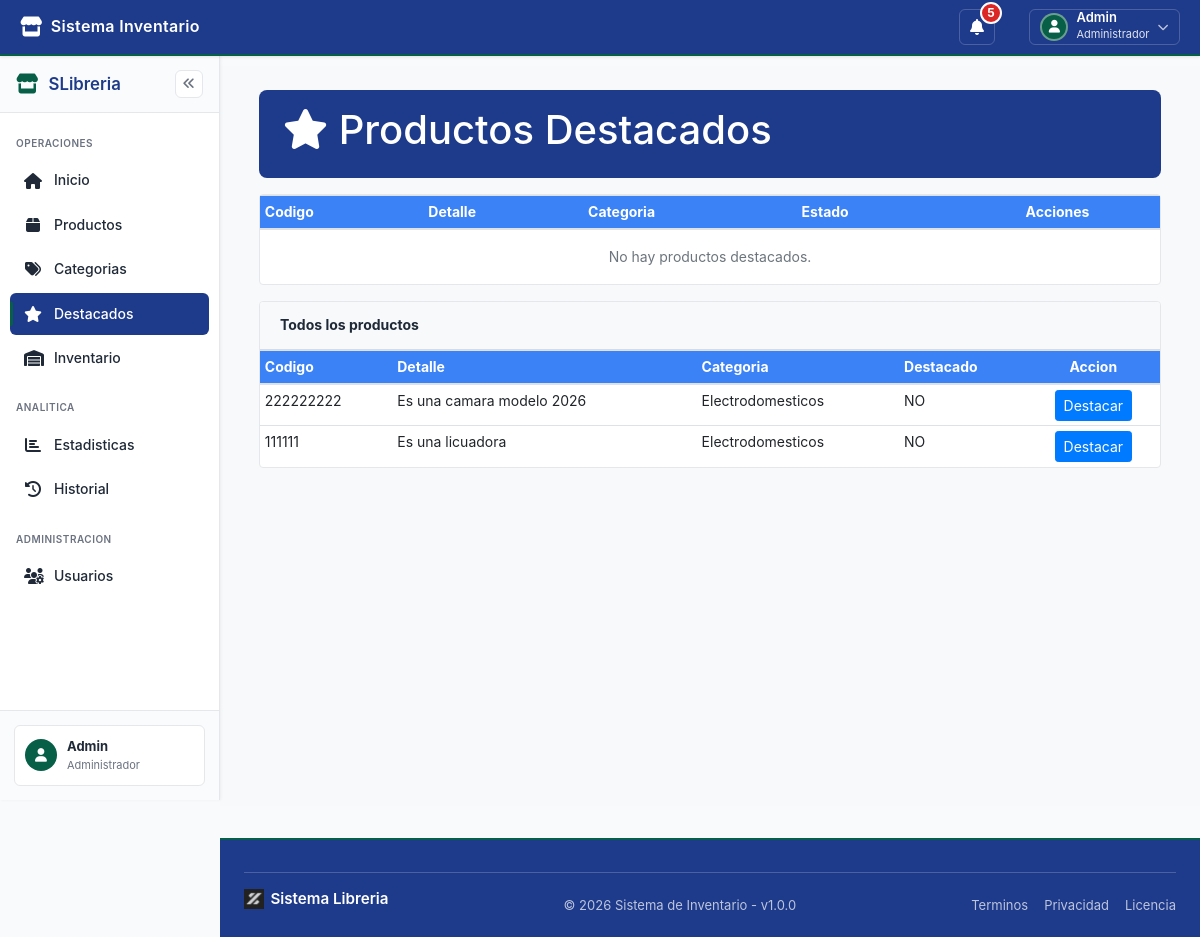
/destacados/ (signed in), run on the app's committed database.
### apps/productos/models.py (models this page shows, shortened)
class Producto(models.Model):
	codigo = models.CharField(max_length=30, unique=True)
	nombre = models.CharField(max_length=140, default='')
	detalle = models.CharField(max_length=220)
	imagen = models.ImageField(upload_to='productos/', blank=True, null=True)
	imagen_url = models.URLField(blank=True)
	categoria = models.ForeignKey('categorias.Categoria', on_delete=models.PROTECT, related_name='productos')
	stock_unidad = models.PositiveIntegerField(default=0)
	unidades_por_caja = models.PositiveIntegerField(default=1)
	precio_usd = models.DecimalField(max_digits=10, decimal_places=2, default=0)
	precio_caja_bs = models.DecimalField(max_digits=10, decimal_places=2, default=0)
	activo = models.BooleanField(default=True)
	publicado = models.BooleanField(default=False)
	destacado = models.BooleanField(default=False)
	fecha_creacion = models.DateTimeField(auto_now_add=True)
	fecha_actualizacion = models.DateTimeField(auto_now=True)
	class Meta:
		ordering = ['-fecha_creacion']

### apps/categorias/models.py (models this page shows, shortened)
class Categoria(models.Model):
	nombre = models.CharField(max_length=100, unique=True)
	descripcion = models.TextField(blank=True)
	activa = models.BooleanField(default=True)
	fecha_creacion = models.DateTimeField(auto_now_add=True)
	class Meta:
		ordering = ['nombre']

### apps/destacados/views.py (the view)
# urls.py: path('', listar_destacados, name='listar_destacados'),
@login_required
def listar_destacados(request):
	productos_destacados = Producto.objects.select_related('categoria').filter(destacado=True)
	productos = Producto.objects.select_related('categoria').all()
	return render(
		request,
		'destacados/destacados.html',
		{
			'productos_destacados': productos_destacados,
			'productos': productos,
			'can_manage': can_manage_inventory(request.user),
		},
	)

### apps/core/permissions.py (called while the page is built)
def can_manage_inventory(user):
    if not getattr(user, 'is_authenticated', False):
        return False
    if user.is_staff:
        return True
    return user.groups.filter(name='operador').exists()

### templates/destacados/destacados.html (shortened to what this page needs)
{% extends 'base/base.html' %}
{% load static %}
{% block estilos_extra %}
<link rel="stylesheet" href="{% static 'css/destacados/destacados.css' %}">
<link rel="stylesheet" href="{% static 'css/destacados/modals/crear.css' %}">
<link rel="stylesheet" href="{% static 'css/destacados/modals/ver.css' %}">
<link rel="stylesheet" href="{% static 'css/destacados/modals/editar.css' %}">
<link rel="stylesheet" href="{% static 'css/destacados/modals/eliminar.css' %}">
{% endblock %}
{% block contenido %}
<div class="container-fluid gestion-wrap">
    <div class="page-header">
        <h1><i class="fas fa-star"></i> Productos Destacados</h1>
    </div>
    <div class="card">
        <div class="table-responsive">
            <table class="table table-sm mb-0">
                <thead>
                    <tr><th>Codigo</th><th>Detalle</th><th>Categoria</th><th>Estado</th><th class="text-center">Acciones</th></tr>
                </thead>
                <tbody>
                    {% for item in productos_destacados %}
                    <tr>
                        <td>{{ item.codigo }}</td>
                        <td>{{ item.detalle }}</td>
                        <td>{{ item.categoria.nombre }}</td>
                        <td>{% if item.activo %}ACTIVO{% else %}INACTIVO{% endif %}</td>
                        <td class="text-center">
                            {% if can_manage %}
                            <form method="post" action="{% url 'productos:toggle_destacado' item.id %}" class="d-inline">
                                {% csrf_token %}
                                <button class="btn btn-warning btn-sm" type="submit"><i class="fas fa-star-half-alt"></i> Quitar</button>
                            </form>
                            {% else %}
                            <span class="text-muted">Solo lectura</span>
                            {% endif %}
                        </td>
                    </tr>
                    {% empty %}
                    <tr><td colspan="5" class="text-center py-3 text-muted">No hay productos destacados.</td></tr>
                    {% endfor %}
                </tbody>
            </table>
        </div>
    </div>
    <div class="card mt-3">
        <div class="card-header bg-light"><strong>Todos los productos</strong></div>
        <div class="table-responsive">
            <table class="table table-sm mb-0">
                <thead>
                    <tr><th>Codigo</th><th>Detalle</th><th>Categoria</th><th>Destacado</th><th class="text-center">Accion</th></tr>
                </thead>
                <tbody>
                    {% for p in productos %}
                    <tr>
                        <td>{{ p.codigo }}</td>
                        <td>{{ p.detalle }}</td>
                        <td>{{ p.categoria.nombre }}</td>
                        <td>{% if p.destacado %}SI{% else %}NO{% endif %}</td>
                        <td class="text-center">
                            {% if can_manage %}
                            <form method="post" action="{% url 'productos:toggle_destacado' p.id %}" class="d-inline">
                                <button class="btn btn-sm {% if p.destacado %}btn-secondary{% else %}btn-primary{% endif %}" type="submit">
                                    {% if p.destacado %}Quitar{% else %}Destacar{% endif %}
                                </button>
                            </form>
                            {% else %}
                            <span class="text-muted">Solo lectura</span>
                            {% endif %}
                        </td>
                    </tr>
                    {% empty %}
                    <tr><td colspan="5" class="text-center py-3 text-muted">No hay productos registrados.</td></tr>
                    {% endfor %}
                </tbody>
            </table>
        </div>
    </div>
</div>
{% endblock %}

### templates/componentes/navbar.html (shortened to what this page needs)
<nav class="navbar navbar-principal">
    <div class="navbar-container">
        <div class="navbar-left">
            <div class="navbar-logo">
                <a href="{% url 'core:inicio' %}">
                    <i class="fas fa-store"></i>
                    <span class="navbar-brand-text">Sistema Inventario</span>
                </a>
            </div>
        </div>
        <div class="navbar-right">
            <div class="navbar-notificaciones">
                <button class="navbar-icon-btn" id="notificacionesBtn" title="Notificaciones">
                    <i class="fas fa-bell"></i>
                    <span class="badge" id="notificacionesBadge">5</span>
                </button>
            </div>
            <div class="navbar-usuario">
                <button class="navbar-user-btn" id="usuarioBtn" title="Mi cuenta">
                    <div class="user-avatar"><i class="fas fa-user"></i></div>
                    <div class="user-info">
                        <span class="user-name">{{ user.username|title }}</span>
                        <span class="user-role">{% if user.is_staff %}Administrador{% else %}Usuario{% endif %}</span>
                    </div>
                    <i class="fas fa-chevron-down"></i>
                </button>
            </div>
        </div>
    </div>
</nav>

### templates/componentes/sidebar.html
<aside class="sidebar" id="sidebar">
    <div class="sidebar-header">
        <div class="sidebar-brand">
            <i class="fas fa-store"></i>
            <span class="sidebar-brand-text">SLibreria</span>
        </div>
        <button class="sidebar-collapse-btn" id="sidebarCollapseBtn" title="Colapsar menu">
            <i class="fas fa-angles-left"></i>
        </button>
    </div>
    <nav class="sidebar-nav">
        <ul class="sidebar-menu">
            <li class="sidebar-section"><span class="sidebar-section-title">OPERACIONES</span></li>
            <li class="sidebar-item">
                <a href="{% url 'core:inicio' %}" class="sidebar-link {% if request.path == '/' %}active{% endif %}">
                    <i class="fas fa-home"></i><span>Inicio</span>
                </a>
            </li>
            <li class="sidebar-item">
                <a href="{% url 'productos:listar_productos' %}" class="sidebar-link {% if '/productos/' in request.path %}active{% endif %}">
                    <i class="fas fa-box"></i><span>Productos</span>
                </a>
            </li>
            <li class="sidebar-item">
                <a href="{% url 'categorias:listar_categorias' %}" class="sidebar-link {% if '/categorias/' in request.path %}active{% endif %}">
                    <i class="fas fa-tags"></i><span>Categorias</span>
                </a>
            </li>
            <li class="sidebar-item">
                <a href="{% url 'destacados:listar_destacados' %}" class="sidebar-link {% if '/destacados/' in request.path %}active{% endif %}">
                    <i class="fas fa-star"></i><span>Destacados</span>
                </a>
            </li>
            <li class="sidebar-item">
                <a href="{% url 'stock:control_stock' %}" class="sidebar-link {% if '/stock/' in request.path %}active{% endif %}">
                    <i class="fas fa-warehouse"></i><span>Inventario</span>
                </a>
            </li>
            <li class="sidebar-section"><span class="sidebar-section-title">ANALITICA</span></li>
            <li class="sidebar-item">
                <a href="{% url 'estadisticas:estadisticas_basicas' %}" class="sidebar-link {% if '/estadisticas/' in request.path %}active{% endif %}">
                    <i class="fas fa-chart-bar"></i><span>Estadisticas</span>
                </a>
            </li>
            <li class="sidebar-item">
                <a href="{% url 'historial:historial_cambios' %}" class="sidebar-link {% if '/historial/' in request.path %}active{% endif %}">
                    <i class="fas fa-history"></i><span>Historial</span>
                </a>
            </li>
            {% if user.is_staff %}
            <li class="sidebar-section"><span class="sidebar-section-title">ADMINISTRACION</span></li>
            <li class="sidebar-item">
                <a href="{% url 'core:registro' %}" class="sidebar-link {% if '/registro/' in request.path %}active{% endif %}">
                    <i class="fas fa-users-cog"></i><span>Usuarios</span>
                </a>
            </li>
            {% endif %}
        </ul>
    </nav>
    <div class="sidebar-footer">
        <div class="sidebar-user">
            <div class="sidebar-user-avatar"><i class="fas fa-user"></i></div>
            <div class="sidebar-user-info">
                <strong>{{ user.username|title }}</strong>
                <small>{% if user.is_staff %}Administrador{% else %}Usuario{% endif %}</small>
            </div>
        </div>
    </div>
</aside>

### static/css/estilos.css (style rules this page uses)
:root { --color-primario: #1e3a8a; --color-primario-hover: #1e40af; --color-secundario: #065f46; --color-secundario-hover: #047857; --color-exito: #059669; --color-peligro: #dc2626; --color-advertencia: #d97706; --color-info: #0891b2; --color-fondo: #f9fafb; --color-texto: #1f2937; --color-texto-secundario: #6b7280; --color-blanco: #ffffff; --color-gris-claro: #e5e7eb; --color-gris-oscuro: #4b5563; --color-borde: #e5e7eb; --fuente-principal: -apple-system, BlinkMacSystemFont, 'Segoe UI', Roboto, 'Helvetica Neue', Arial, sans-serif; --radio-borde: 6px; --radio-sm: 4px; --radio-md: 6px; --radio-lg: 8px; --sombra: 0 1px 3px rgba(0, 0, 0, 0.1); --sombra-hover: 0 4px 6px rgba(0, 0, 0, 0.1); --transicion: all 0.2s ease; }
* { margin: 0; padding: 0; box-sizing: border-box; }
body { font-family: var(--fuente-principal); background-color: var(--color-fondo); color: var(--color-texto); line-height: 1.6; font-size: 14px; }
.mt-3 { margin-top: 1.5rem; }

### static/css/componentes/navbar.css (style rules this page uses)
.navbar-principal { background: var(--color-primario); box-shadow: 0 1px 3px rgba(0, 0, 0, 0.1); padding: 0; position: sticky; top: 0; z-index: 1030; height: 56px; border-bottom: 2px solid var(--color-secundario); }
.navbar-container { display: flex; justify-content: space-between; align-items: center; width: 100%; margin: 0; padding: 0 1.25rem; gap: 1rem; height: 100%; }
.navbar-left { display: flex; align-items: center; gap: 0.75rem; }
.navbar-logo a { display: flex; align-items: center; gap: 0.5rem; color: white; text-decoration: none; font-size: 1rem; font-weight: 600; letter-spacing: 0.3px; transition: opacity 0.15s ease; }
.navbar-logo i { font-size: 1.25rem; }
.navbar-brand-text { white-space: nowrap; }
.navbar-right { display: flex; align-items: center; gap: 0.625rem; margin-left: auto; }
.navbar-notificaciones { position: relative; }
.navbar-icon-btn { background: transparent; border: 1px solid rgba(255, 255, 255, 0.2); color: white; font-size: 1rem; cursor: pointer; padding: 0.5rem; border-radius: var(--radio-md); transition: all 0.15s ease; position: relative; display: flex; align-items: center; justify-content: center; width: 36px; height: 36px; }
.badge { position: absolute; top: -4px; right: -4px; background: var(--color-peligro); color: white; border-radius: 10px; padding: 2px 5px; font-size: 0.65rem; font-weight: 600; border: 2px solid var(--color-primario); min-width: 16px; text-align: center; }
.navbar-usuario { position: relative; }
.navbar-user-btn { background: transparent; border: 1px solid rgba(255, 255, 255, 0.2); color: white; cursor: pointer; padding: 0.35rem 0.65rem; border-radius: var(--radio-md); transition: all 0.15s ease; display: flex; align-items: center; gap: 0.5rem; height: 36px; }
.user-avatar { width: 28px; height: 28px; border-radius: 50%; background: var(--color-secundario); display: flex; align-items: center; justify-content: center; font-size: 0.8rem; border: 2px solid rgba(255, 255, 255, 0.4); }
.user-info { display: flex; flex-direction: column; align-items: flex-start; text-align: left; }
.user-name { font-size: 0.8125rem; font-weight: 600; line-height: 1.2; }
.user-role { font-size: 0.6875rem; opacity: 0.85; }
.navbar-user-btn i.fa-chevron-down { font-size: 0.7rem; opacity: 0.7; }
.navbar-notificaciones { position: relative; margin-right: 1.5rem; }
.navbar-notificaciones .badge { position: absolute; top: -8px; right: -8px; background-color: #dc2626; color: white; border-radius: 50%; width: 22px; height: 22px; display: none; align-items: center; justify-content: center; font-size: 0.75rem; font-weight: bold; border: 2px solid white; }
.navbar-notificaciones .badge:not(:empty) { display: flex; }

### static/css/destacados/destacados.css (style rules this page uses)
.gestion-wrap .page-header { display: flex; justify-content: space-between; align-items: center; margin-bottom: 1rem; padding: 1rem 1.5rem; border-radius: 0.5rem; color: #fff; background: #1e3a8a; }
.gestion-wrap .card { border: 1px solid #e5e7eb; }
.gestion-wrap thead { background: #3b82f6; color: #fff; }

### data on the page
Producto: codigo "222222222", detalle "Es una camara modelo 2026", categoria.nombre "Electrodomesticos", destacado "NO"
Producto: codigo "111111", detalle "Es una licuadora", categoria.nombre "Electrodomesticos", destacado "NO"

### other printed values
{{ user.username|title }} "Admin"
